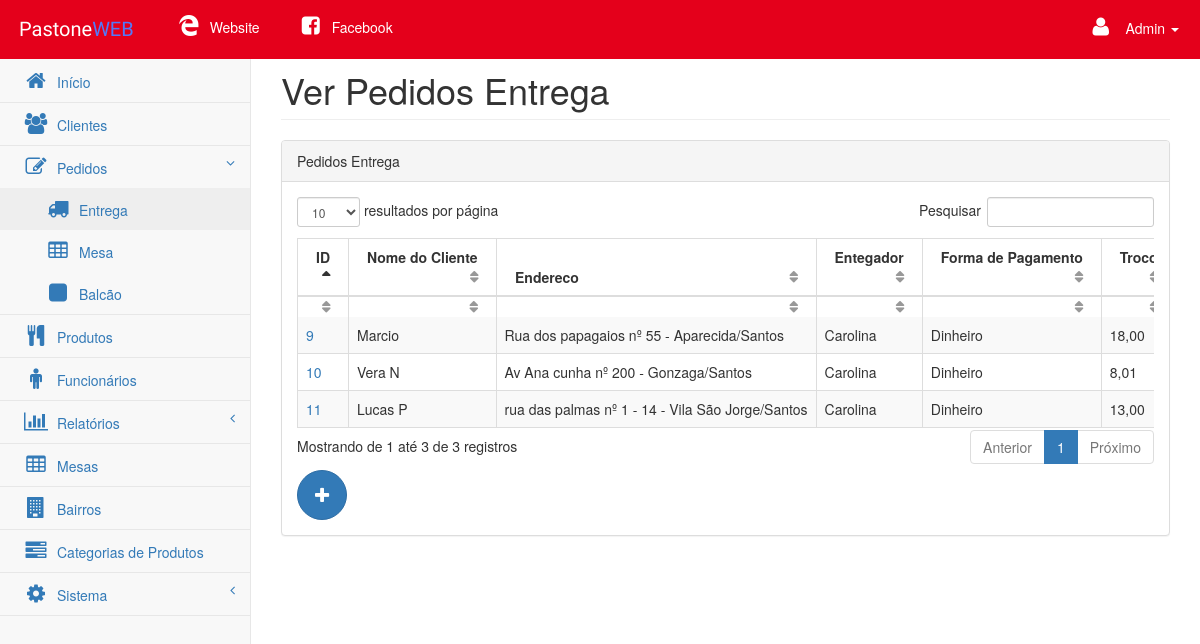
/app/view/pages/pedidos-entrega.php (signed in), run on the app's committed database.
### tables this page shows
CREATE TABLE IF NOT EXISTS `pedido_entrega` (
  `id` int(10) NOT NULL AUTO_INCREMENT,
  `pedido_id` int(11) NOT NULL DEFAULT '0',
  `cliente_id` int(6) NOT NULL DEFAULT '0',
  `entregador_id` int(3) NOT NULL DEFAULT '0',
  `troco` decimal(6,2) DEFAULT '0.00',
  `status_pedido_id` int(2) NOT NULL DEFAULT '1',
  `entregador_pago` tinyint(1) NOT NULL DEFAULT '0',
  PRIMARY KEY (`id`),
  KEY `FK_pedido_entrega_cliente` (`cliente_id`),
  KEY `FK_pedido_entrega_funcionario` (`entregador_id`),
  KEY `FK_pedido_entrega_pedido` (`pedido_id`),
  KEY `FK_pedido_entrega_status_pedido` (`status_pedido_id`),
  CONSTRAINT `FK_pedido_entrega_cliente` FOREIGN KEY (`cliente_id`) REFERENCES `cliente` (`id`),
  CONSTRAINT `FK_pedido_entrega_funcionario` FOREIGN KEY (`entregador_id`) REFERENCES `funcionario` (`id`),
  CONSTRAINT `FK_pedido_entrega_pedido` FOREIGN KEY (`pedido_id`) REFERENCES `pedido` (`id`),
  CONSTRAINT `FK_pedido_entrega_status_pedido` FOREIGN KEY (`status_pedido_id`) REFERENCES `status_pedido` (`id`)
);

CREATE TABLE IF NOT EXISTS `cliente` (
  `id` int(6) NOT NULL AUTO_INCREMENT,
  `nome` varchar(50) NOT NULL DEFAULT '0',
  `telefone1` varchar(12) DEFAULT '0',
  `telefone2` varchar(12) DEFAULT '0',
  `telefone3` varchar(12) DEFAULT '0',
  `cep` varchar(8) DEFAULT '0',
  `endereco` varchar(30) NOT NULL DEFAULT '0',
  `numero` varchar(8) NOT NULL DEFAULT '0',
  `complemento` varchar(40) DEFAULT '0',
  `ponto_referencia` varchar(30) DEFAULT '0',
  `bairro` int(3) NOT NULL DEFAULT '0',
  `cidade` varchar(20) NOT NULL DEFAULT '0',
  `estado` int(2) NOT NULL DEFAULT '1',
  `ativo` tinyint(1) NOT NULL DEFAULT '0',
  `cadastro` timestamp NOT NULL DEFAULT CURRENT_TIMESTAMP,
  `observacao` varchar(255) DEFAULT '',
  PRIMARY KEY (`id`),
  KEY `FK_cliente_bairro` (`bairro`),
  KEY `FK_cliente_estado` (`estado`),
  CONSTRAINT `FK_cliente_bairro` FOREIGN KEY (`bairro`) REFERENCES `bairro` (`id`),
  CONSTRAINT `FK_cliente_estado` FOREIGN KEY (`estado`) REFERENCES `estado` (`id`)
);

CREATE TABLE IF NOT EXISTS `bairro` (
  `id` int(3) NOT NULL AUTO_INCREMENT,
  `nome_bairro` varchar(50) NOT NULL DEFAULT '0',
  `taxa_entrega` decimal(8,2) NOT NULL DEFAULT '0.00',
  PRIMARY KEY (`id`)
);

CREATE TABLE IF NOT EXISTS `funcionario` (
  `id` int(3) NOT NULL AUTO_INCREMENT,
  `categoria_funcionario` int(3) NOT NULL DEFAULT '0',
  `nome` varchar(50) NOT NULL DEFAULT '0',
  `telefone1` varchar(12) NOT NULL DEFAULT '0',
  `telefone2` varchar(12) NOT NULL DEFAULT '0',
  `telefone3` varchar(12) NOT NULL DEFAULT '0',
  `cep` varchar(8) NOT NULL DEFAULT '0',
  `endereco` varchar(30) NOT NULL DEFAULT '0',
  `numero` varchar(8) NOT NULL DEFAULT '0',
  `complemento` varchar(40) DEFAULT NULL,
  `ponto_referencia` varchar(50) DEFAULT NULL,
  `bairro` varchar(20) NOT NULL DEFAULT '0',
  `cidade` varchar(20) NOT NULL DEFAULT '0',
  `estado` int(2) NOT NULL DEFAULT '1',
  `rg` varchar(10) NOT NULL DEFAULT '0',
  `cpf` varchar(12) NOT NULL DEFAULT '0',
  `data_nascimento` date DEFAULT NULL,
  `CTPS` varchar(20) NOT NULL DEFAULT '0',
  `salario` decimal(8,2) NOT NULL DEFAULT '0.00',
  `vale_transporte` decimal(6,2) NOT NULL DEFAULT '0.00',
  `vale_refeicao` decimal(6,2) NOT NULL DEFAULT '0.00',
  `ativo` tinyint(1) NOT NULL DEFAULT '0',
  `cadastro` timestamp NOT NULL DEFAULT CURRENT_TIMESTAMP,
  `email` varchar(30) NOT NULL,
  `senha` varchar(32) NOT NULL,
  PRIMARY KEY (`id`),
  KEY `FK__categoria_funcionario` (`categoria_funcionario`),
  KEY `FK__estado` (`estado`),
  CONSTRAINT `FK__categoria_funcionario` FOREIGN KEY (`categoria_funcionario`) REFERENCES `categoria_funcionario` (`id`),
  CONSTRAINT `FK__estado` FOREIGN KEY (`estado`) REFERENCES `estado` (`id`)
);

CREATE TABLE IF NOT EXISTS `pedido` (
  `id` int(11) NOT NULL AUTO_INCREMENT,
  `recebido_por` int(3) NOT NULL DEFAULT '0',
  `forma_pagamento_id` int(3) DEFAULT NULL,
  `lancado` tinyint(1) NOT NULL DEFAULT '0',
  `tempo_inicio` timestamp NOT NULL DEFAULT CURRENT_TIMESTAMP,
  `tempo_fim` timestamp NOT NULL DEFAULT '0000-00-00 00:00:00',
  PRIMARY KEY (`id`),
  KEY `FK_pedido_funcionario` (`recebido_por`),
  KEY `FK_pedido_forma_pagamento` (`forma_pagamento_id`),
  CONSTRAINT `FK_pedido_forma_pagamento` FOREIGN KEY (`forma_pagamento_id`) REFERENCES `forma_pagamento` (`id`),
  CONSTRAINT `FK_pedido_funcionario` FOREIGN KEY (`recebido_por`) REFERENCES `funcionario` (`id`)
);

### app/view/functionsPedidoEntrega.php (the view, shortened to what the rows shown need)
<?php
    include_once '../functionsTratamentoString.php';
    include_once '../functionsEstado.php';
    include_once '../../model/DAO/pedidoEntregaDAO.php';
    include_once '../../model/DAO/clienteDAO.php';
    include_once '../../model/DAO/bairroDAO.php';
    include_once '../../model/DAO/pedidoDAO.php';
    include_once '../../model/DAO/funcionarioDAO.php';
    function imprimePedidosEntregaPendente(){
        $cf   = new connectionFactory();
        $conn = $cf->getConnection();
        $CDAO           = new pedidoEntregaDAO($conn);
        $pedidosEntrega = $CDAO->listarPedidosEntregaPendente();
        $output = "";
        if(isset($pedidosEntrega)){
            $cont = 0;
            foreach($pedidosEntrega as $p) {
                $class = ($cont%2==0)?"even gradeC":"odd gradeA";
                $output .= "<tr class='$class'>
                                <td><a href='pedido-entrega.php?id=".$p->getId()."'>".$p->getPedidoId()."</a></td>";
                $cf   = new connectionFactory();
                $conn = $cf->getConnection();
                $CDAO    = new clienteDAO($conn);
                $cliente = $CDAO->buscarCliente($p->getClienteId());
                $cf   = new connectionFactory();
                $conn = $cf->getConnection();
                $BDAO   = new bairroDAO($conn);
                $bairro = $BDAO->buscarBairro($cliente->getBairro());
                $output .= "<td>".$cliente->getNome()."</td>";
                $output .= "<td>".$cliente->getEndereco()." nº "
                        .$cliente->getNumero()." - ";
                if($cliente->getComplemento() != ""){
                    $output .= $cliente->getComplemento()." - ";
                }
                $output .= $bairro->getNome()."/"
                        .$cliente->getCidade()."</td>";
                $cf   = new connectionFactory();
                $conn = $cf->getConnection();
                $FDAO       = new funcionarioDAO($conn);
                $entregador = $FDAO->buscarFuncionario($p->getEntregadorId());
                $output .= "<td>".$entregador->getNome()."</td>";
                $cf   = new connectionFactory();
                $conn = $cf->getConnection();
                $P2DAO  = new pedidoDAO($conn);
                $pedido = $P2DAO->buscarPedido($p->getPedidoId());
                $pagamento = '';
                $pagamento = (($pedido->getFormaPagamentoId()==1)?"Dinheiro":$pagamento);
                $pagamento = (($pedido->getFormaPagamentoId()==2)?"Cartao de credito":$pagamento);
                $pagamento = (($pedido->getFormaPagamentoId()==3)?"Cartao de debito":$pagamento);
                $output .= "<td>".$pagamento."</td>";
                $output .= "<td>".valorMoedaVirgula($p->getTroco())."</td>";
                $cf   = new connectionFactory();
                $conn = $cf->getConnection();
                $CDAO = new statusPedidoDAO($conn);
                $statusPedido = $CDAO->buscarStatusPedido($p->getStatusPedidoId());
                $output .= "<td>".$statusPedido->getNome()."</td>";
                $output .= "<td>".$pedido->getTempoInicio()."</td></tr>";
                $cont++;
            }
        }
        echo $output;
    }
?>

### data on the page
pedido_entrega: pedido "9", cliente.nome "Marcio", cliente.endereco "Rua dos papagaios", cliente.numero "55", bairro.nome_bairro "Aparecida", cliente.cidade "Santos", entregador.nome "Carolina", pedido.forma_pagamento_id "Dinheiro", troco "18,00"
pedido_entrega: pedido "10", cliente.nome "Vera N", cliente.endereco "Av Ana cunha", cliente.numero "200", bairro.nome_bairro "Gonzaga", cliente.cidade "Santos", entregador.nome "Carolina", pedido.forma_pagamento_id "Dinheiro", troco "8,01"
pedido_entrega: pedido "11", cliente.nome "Lucas P", cliente.endereco "rua das palmas", cliente.numero "1", value "14 -", bairro.nome_bairro "Vila São Jorge", cliente.cidade "Santos", entregador.nome "Carolina", pedido.forma_pagamento_id "Dinheiro", troco "13,00"

### other printed values
$temp[0] "Admin"
